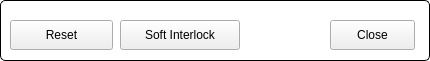
   <widget class="QGroupBox" name="titleGroupBox_2">
    <property name="geometry">
     <rect>
      <x>10</x>
      <y>468</y>
      <width>430</width>
      <height>61</height>
     </rect>
    </property>
    <property name="styleSheet">
     <string notr="true">QGroupBox {
	background-color: rgb(255, 255, 255);
    border: 1px solid black;
    border-radius: 5px;
    margin-top: 0.5em;
}

QGroupBox::title {
    subcontrol-origin: margin;
    left: 10px;
    padding: 0 3px 0 3px;
}</string>
    </property>
    <property name="title">
     <string/>
    </property>
    <widget class="QPushButton" name="btnClose">
     <property name="geometry">
      <rect>
       <x>330</x>
       <y>20</y>
       <width>85</width>
       <height>30</height>
      </rect>
     </property>
     <property name="text">
      <string>Close</string>
     </property>
    </widget>
    <widget class="QEPushButton" name="qepushbutton">
     <property name="geometry">
      <rect>
       <x>10</x>
       <y>20</y>
       <width>103</width>
       <height>30</height>
      </rect>
     </property>
     <property name="text">
      <string>Reset</string>
     </property>
     <property name="variable" stdset="0">
      <string>$(group):setCommand</string>
     </property>
     <property name="clickText">
      <string>4</string>
     </property>
    </widget>
    <widget class="QEPushButton" name="qepushbutton_2">
     <property name="geometry">
      <rect>
       <x>120</x>
       <y>20</y>
       <width>120</width>
       <height>30</height>
      </rect>
     </property>
     <property name="text">
      <string>Soft Interlock</string>
     </property>
     <property name="variable" stdset="0">
      <string>$(group):setCommand</string>
     </property>
     <property name="clickText">
      <string>3</string>
     </property>
    </widget>
   </widget>
